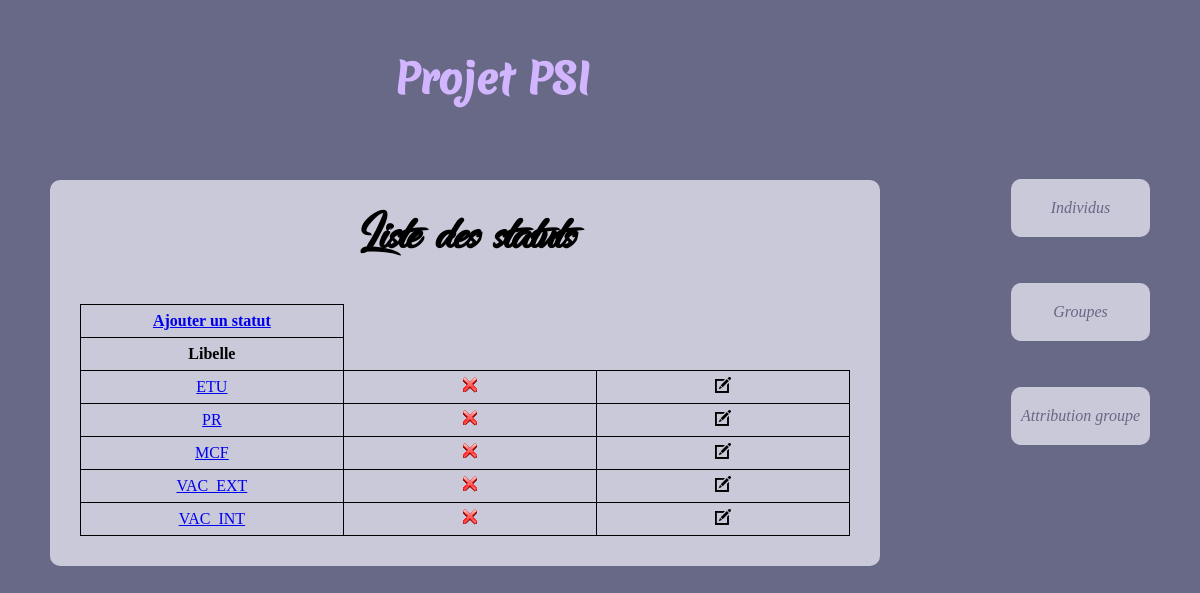
The page /?controller=list&action=statut on the database its author committed.
### tables this page shows
CREATE TABLE `Statut` (
  `id_statut` int(11) NOT NULL,
  `libelle` varchar(70) NOT NULL
);

### Views/view_statut.php (called while the page is built)
<?php
require_once 'view_begin.php';
require_once 'view_list_statut.php';
?>

### Controllers/Controller_list.php (called while the page is built, shortened)
<?php
class Controller_list extends Controller{
	public function action_statut(){
		$m = Model::get_model();
		$data =['tab' => $m->get_last_statut(), 'taille' => $m->get_nb_grp()];
		$this->render('statut',$data);
	}
}
?>

### Models/Model.php (called while the page is built, shortened)
<?php
class Model{
	private $db;
	private static $instance = null;
	private function __construct() {
		try {
			$this->db = new PDO('mysql:host=localhost;dbname=PSI', 'root', 'root');
			$this->db->query('SET NAMES utf8');
			$this->db->setAttribute(PDO::ATTR_ERRMODE, PDO::ERRMODE_EXCEPTION);
		}
		catch (PDOException $e) {
			die ('Echec connexion, erreur n°'. $e->getCode() . ':' . $e->getMessage());
		}
	}
	public static function get_model(){
		if (is_null(self::$instance))
		self::$instance = new Model();
		return self::$instance;
	}
	public function get_nb_grp()
	{
		$requete = $this->db->prepare("SELECT COUNT(*) FROM groupe");
		$requete->execute();
		$tab = $requete->fetch(PDO::FETCH_NUM);
		return $tab[0];
	}
	public function get_last_statut(){
		$requete = $this->db->prepare("select * from statut");
		$requete->execute();
		return $requete->fetchAll(PDO::FETCH_ASSOC);
	}
}
?>

### Utils/functions.php (called while the page is built)
<?php
function e($message){
	return htmlspecialchars($message, ENT_QUOTES);
}

### Views/view_list_statut.php (the view)
<?php
require_once 'view_begin.php';
?>
<main>
<table>
	<h1> Liste des statuts </h1>
	<tr><td><STRONG><a href="?controller=set&action=form_add_statut"> Ajouter un statut</a></STRONG></td></tr>
	<tr>
		<td>
			<STRONG>Libelle</STRONG>
		</td>
	</tr>
	<?php foreach($tab as $value): ?>
		<tr>
			<td>
				<a href="?controller=list&action=informations_statut&id_statut=<?= $value['id_statut'] ?>"><?= e($value['libelle']) ?></a>
			</td>
			<td>
				<a href="?controller=set&action=remove_statut&id_statut=<?= $value["id_statut"] ?>"><img src="Content/img/remove-icon.png" alt="" class="icone"/></a>
			</td>
			<td>
				<a href="?controller=set&action=form_update_statut&id_statut=<?= $value["id_statut"] ?>"><img src="Content/img/edit-icon.png" alt="" class="icone"/></a>
			</td>
		</tr>
	<?php endforeach; ?>
</table>
</main>
</body>
</html>

### Content/css/nobel.css (style rules this page uses)
body { width : 70%; background-color : #686887; margin:auto; overflow-y: scroll ; position: relative; }
main { width : 70%; margin-left : 150px; margin-right: 100px; background-color : #C9C9D9; border-radius : 10px; padding : 30px; position: relative; }
h1 { font-family: "dancing_in_the_rainbow"; font-size: 3.5em; text-align: center; margin-top: 0px; }
table { border-collapse : collapse; margin : auto; }
td,th { border : 1px solid black; width : 300px; height : 30px; text-align : center; }
img.icone { width: 16px; }
@media screen and (min-width: 1100px) and (max-width: 1400px) { body { width : 1100px; } }
@media screen and (min-width: 1100px) and (max-width: 1400px) { main, header { margin-left : 0px; } }

### rows shown on the page
statut: libelle "ETU"
statut: libelle "PR"
statut: libelle "MCF"
statut: libelle "VAC_EXT"
statut: libelle "VAC_INT"
